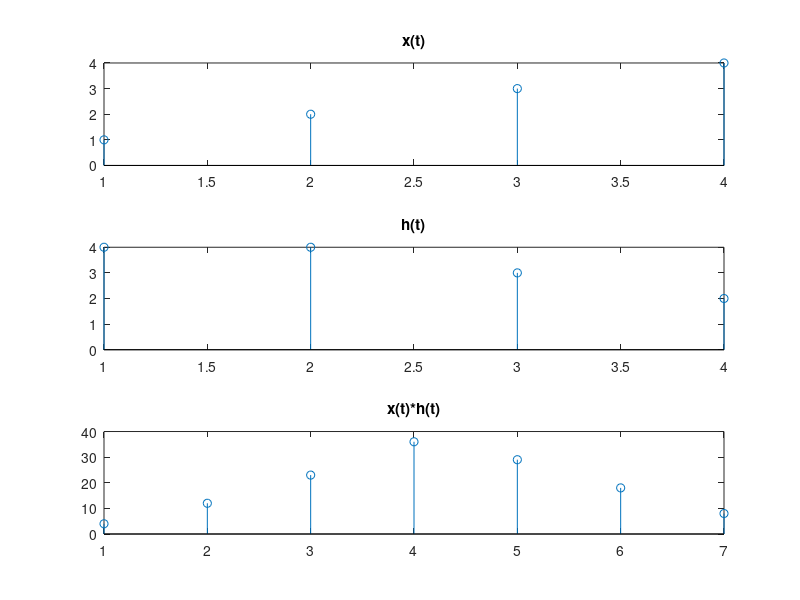

Write MATLAB code to recreate this figure.
x=[1 2 3 4];
h=[4 4 3 2];

subplot(3,1,1);
stem(x);
title('x(t)');

subplot(3,1,2);
stem(h);
title('h(t)');

lenx = length(x);
lenh = length(h);
M=zeros(lenx, lenh);

for i=1:lenx
    for j=1:lenh
        M(i,j)=x(i)*h(j);
    end
end


E=lenx+lenh-1;
H=zeros(1,E);
count=1;

for t=1:E
    for i=count:lenx
        for j=1:i
            if(j==1)
                a=i;
                b=j;
            else
                a=a-1;
                b=b+1;
            end
            H(t)=H(t)+M(a,b);
        end
        break
    end
    count=count+1;
end

count=lenh;
temp=2;

for t=lenx+1:E
    for i=count:E-1
        for j=i:E-1
            if(j==i)
                a=lenh;
                b=lenx-temp;
            else
                a=a-1;
                b=b+1;
            end
            H(t)=H(t)+M(a,b);
        end
        temp=temp-1;
        break;
    end
    count=count+1;
end
   

subplot(3,1,3);
stem(H);
title('x(t)*h(t)');